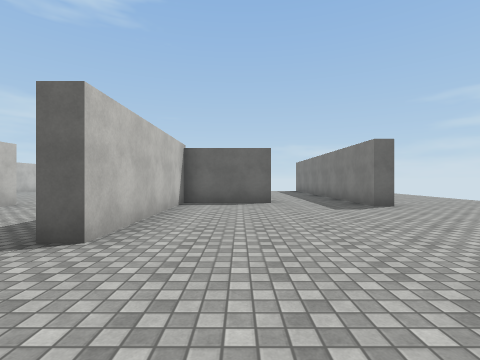
view 1 (above)

16 first-person views from a walk through a Unity game level. The camera is 1.3 m above the floor, looks level and sees 85° across. The floor is counted in squares, 2 m on a side. Each view is taken from the middle of a square. On the plan, view 1 faces up. The plan holds only what a view shows up to about 9 squares ahead; the rest is blank. The player is left out. Surface patterns are stand-ins for the level's own textures.

view 2
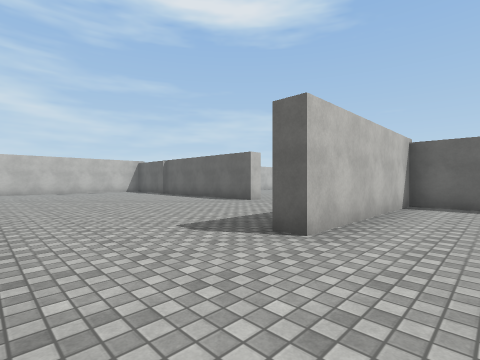

view 3
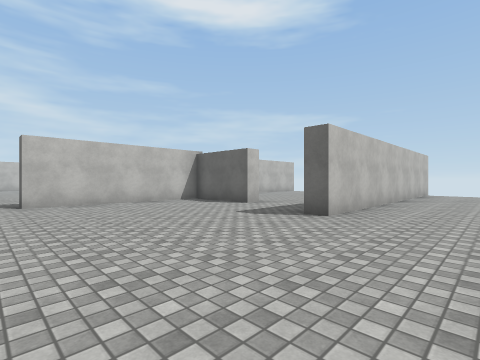

view 4
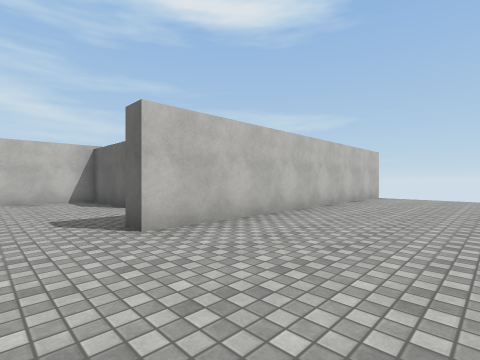

view 5
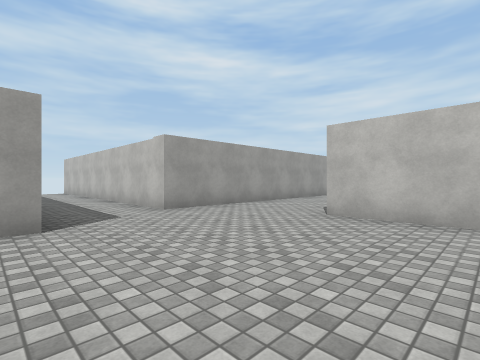

view 6
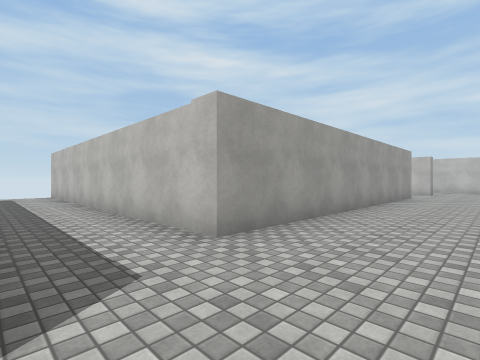

view 7
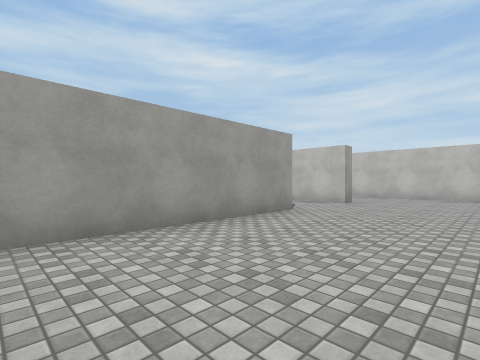

view 8
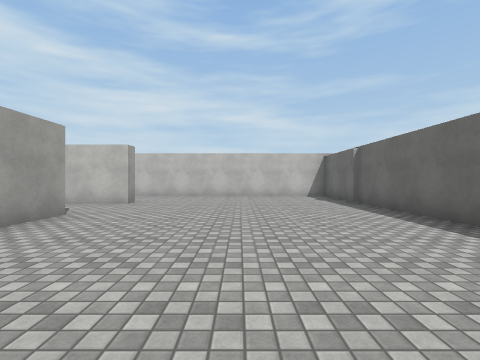

view 9
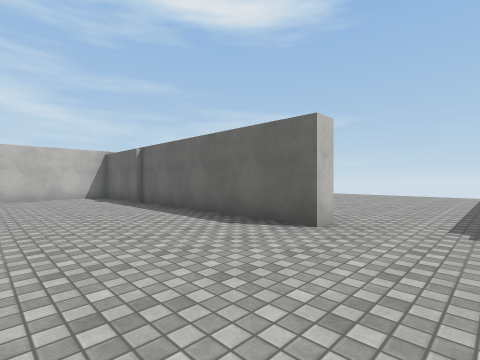

view 10
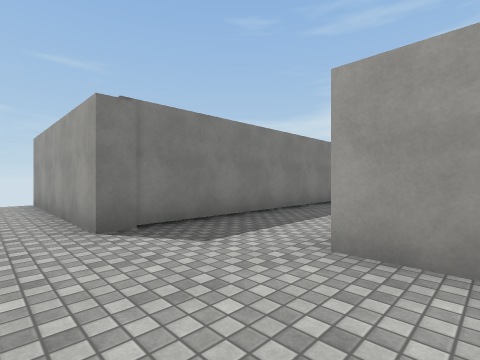

view 11
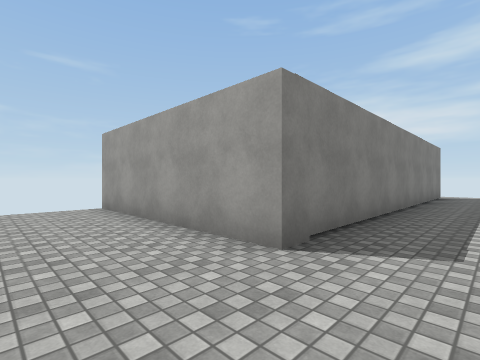

view 12
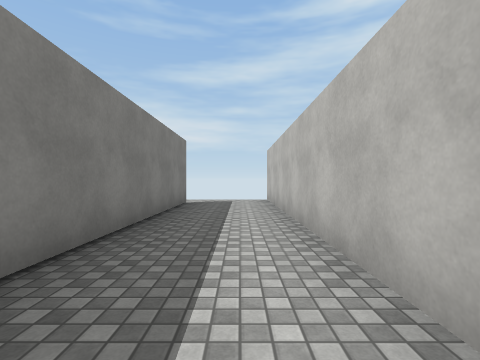

view 13
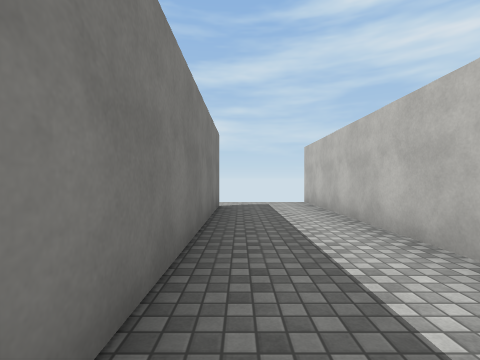

view 14
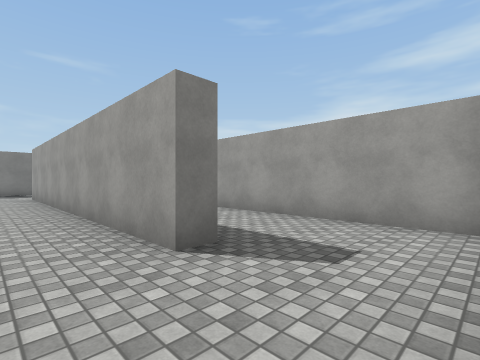

view 15
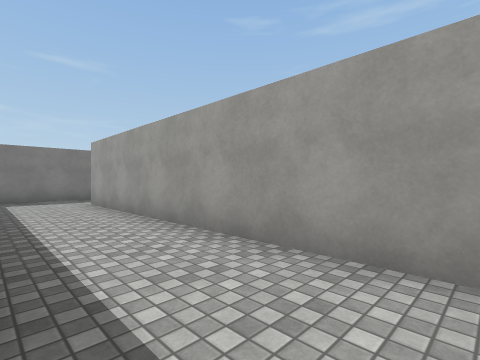

view 16
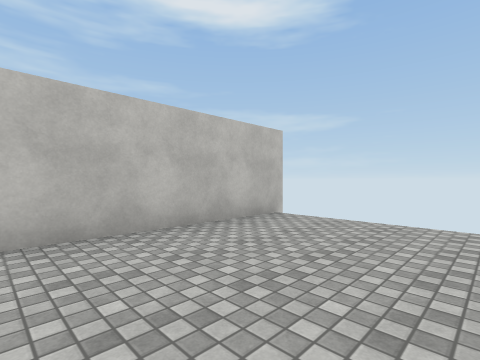

### Floor plan
Points are (right, up) in squares from view 1. A wall is a line through its corners. A room is listed if a view was taken in it or the views show most of it. See-through windows are left out.
Room 1 (views 1, 2, 3, 4, 5, 6, 7, 8, 9, 10, 11, 12, 13, 14, 15, 16)
walls: (0.9, 8) (0.9, 7.4) (-1.6, 7.4) (-1.6, 2.7) (-2.1, 2.7); (-5.8, 6.3) (-13.5, 6.3); (-0.4, -3.6) (-0.4, -1.4); (-8.9, -0.9) (-8.9, -0.3) (0.1, -0.3) (0.1, -9.8); (-11.6, -0.1) (-11.2, -0.1) (-11.2, -1.9); (-10.9, -3.1) (-2.4, -3.1); (2.5, -8.4) (2.5, 1) (7.5, 1); (3.8, 15.5) (3.8, 6.3) (3.3, 6.3) (3.3, 9); (-14.3, 5.5) (-14.3, 1.5)
ways out: opening at (-13.5, 0.5); opening at (-4.5, 6.5); opening at (-1.5, -3); opening at (1.5, 8); opening at (3, -9)

Positions as (right, up) in squares from view 1, and headings:
1: (0, 0), facing up
2: (0, 0), facing up-left
3: (6, 2), facing up-left
4: (7, 5), facing up-left
5: (3, 5), facing down-left
6: (2, 2), facing down-left
7: (-4, 3), facing down-left
8: (-4, 3), facing left
9: (-4, 3), facing up-left
10: (-1, 2), facing down-right
11: (1, 3), facing down-right
12: (1, -1), facing down
13: (2, -2), facing down
14: (-11, 1), facing down-right
15: (-10, -1), facing down-right
16: (7, 11), facing up-left
